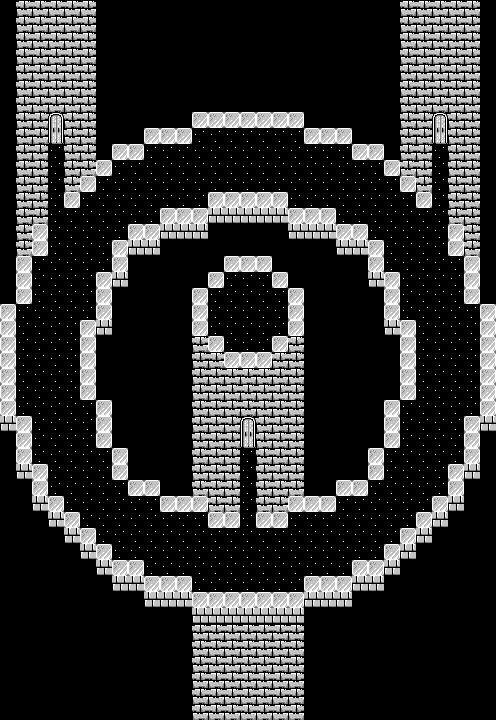

Tiled map render using the project's own tile images. Description and the map definition, with tile-layer contents summarised, below:
An orthogonal 31x45 tile map with 16x16 px tiles, 4 tile layers (Tile Layer 1, Tile Layer 2, Tile Layer 3, Tile Layer 4), 2 tilesets and 6 objects (3x Event, 3x Target).

<map version="1.0" orientation="orthogonal" renderorder="right-down" width="31" height="45" tilewidth="16" tileheight="16" nextobjectid="125">
 <properties>
  <property name="bgm" value="tower" />
  <property name="encounter" value="encounterset_level11_danger00" />
  <property name="name" value="Floor 17" />
 </properties>
 <tileset firstgid="1" source="../tilesets/lower.tsx" />
 <tileset firstgid="176" source="../tilesets/upper.tsx" />
 <layer name="Tile Layer 1" width="31" height="45">
  <properties>
   <property name="z" value="0" />
  </properties>
  <data>[1395 cells, 788 non-empty, 5 distinct tile ids]</data>
 </layer>
 <layer name="Tile Layer 2" width="31" height="45">
  <properties>
   <property name="z" value=".5" />
  </properties>
  <data>[1395 cells, 6 non-empty, 2 distinct tile ids]</data>
 </layer>
 <objectgroup name="Object Layer 1">
  <object id="117" name="mem_tele" type="Event" x="240" y="432" width="16" height="16">
   <properties>
    <property name="onCollide" value="memTele('tower/f15_transition.tmx', 'tower/f16.tmx', 'ENTRANCE', 'B')" />
   </properties>
  </object>
  <object id="118" name="target_b" type="Target" x="240" y="448" width="16" height="16" />
  <object id="121" name="target_a" type="Target" x="432" y="144" width="16" height="16" />
  <object id="122" name="mem_tele" type="Event" x="432" y="128" width="16" height="16">
   <properties>
    <property name="onCollide" value="memTele('tower/f15_transition.tmx', 'tower/f18.tmx', 'ENTRANCE', 'A')" />
   </properties>
  </object>
  <object id="123" name="sideworld" type="Target" x="48" y="144" width="16" height="16" />
  <object id="124" name="tele" type="Event" x="48" y="128" width="16" height="16">
   <properties>
    <property name="onCollide" value="targetTele('tower/f17_sideworld.tmx', 'gate')" />
   </properties>
  </object>
 </objectgroup>
 <layer name="Tile Layer 3" width="31" height="45">
  <properties>
   <property name="z" value="1.5" />
  </properties>
  <data>[1395 cells, 0 non-empty, 0 distinct tile ids]</data>
 </layer>
 <layer name="Tile Layer 4" width="31" height="45">
  <properties>
   <property name="z" value="2.0" />
  </properties>
  <data>[1395 cells, 0 non-empty, 0 distinct tile ids]</data>
 </layer>
</map>
